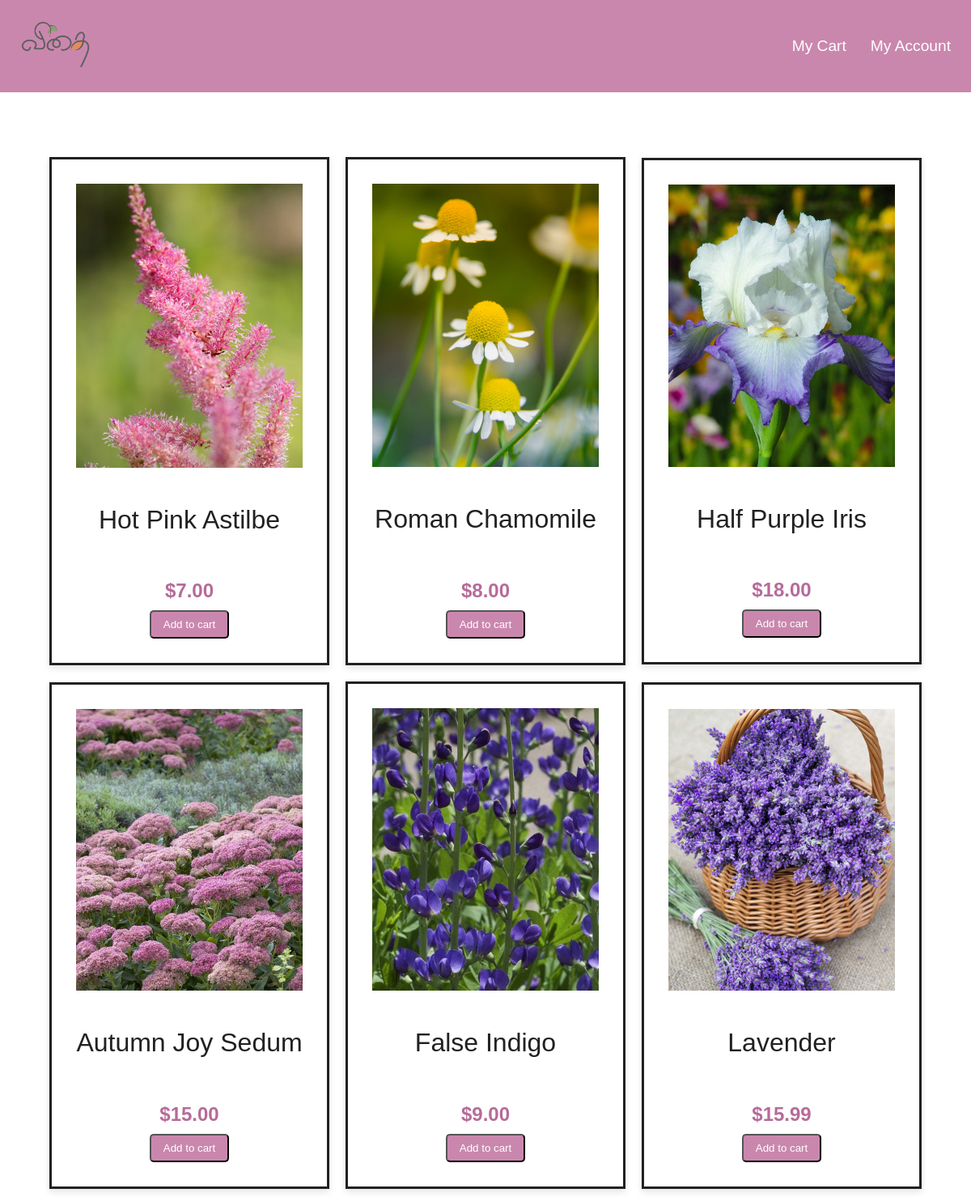
The app's page /perinnials/ with its own data.
### Home/models.py (models this page shows)
class PerinnialPlant(models.Model):
    picture = models.ImageField(upload_to='perinnial_plant_pics/')
    name = models.CharField(max_length=100)
    price = models.DecimalField(max_digits=10, decimal_places=2)

### Home/views.py (the view)
# urls.py: path('perinnials/', views.perinnials, name='perinnials'),
def perinnials(request):
    perinnial_plants = PerinnialPlant.objects.all()
    return render(request, 'perinnials.html', {'perinnial_plants': perinnial_plants})

### Home/templatetags/custom_filters.py (called while the page is built)
@register.filter
def multiply(value, arg):
    return value * arg

### templates/perinnials.html (shortened to what this page needs)
{% load static %}
{% load custom_filters %}
<!DOCTYPE html>
<html lang="en">
<head>
    <link rel="stylesheet" href="https://cdnjs.cloudflare.com/ajax/libs/animate.css/4.1.1/animate.min.css">
</head>
<body>
    <div class="alazea-main-menu">
        <div class="classy-nav-container breakpoint-off">
            <div class="container">
                <a href="{% url 'first' %}" class="nav-brand"><img src="{% static 'img/core-img/logo.png' %}" alt="" height="100" width="150"></a>
                <nav class="classy-navbar justify-content-between" id="alazeaNav">
                    <div class="classynav">
                        <ul>
                            <li><a href="#">My Cart</a></li>
                            <li><a href="#">My Account</a></li>
                        </ul>
                    </div>
                </nav>
            </div>
        </div>
    </div>
    <div class="plant-container">
        {% for plant in perinnial_plants %}
            <div class="plant-item">
                <div class="single-product-area mb-50 wow fadeInUp" data-wow-delay="{{ forloop.counter0|add:'1'|multiply:100 }}ms">
                    <div class="product-img">
                        <img src="{{ plant.picture.url }}" alt="{{ plant.name }}">
                    </div>
                    <div class="product-info mt-15 text-center">
                        <p>{{ plant.name }}</p>
                        <h6>${{ plant.price }}</h6>
                        <button class="add-to-cart-btn">Add to cart</button>
                    </div>
                </div>
            </div>
        {% endfor %}
    </div>
</body>
</html>

### templates/perinnials.html (style rules this page uses)
body { margin: 0; padding: 0; font-family: Arial, sans-serif; }
.plant-container { display: flex; flex-wrap: wrap; justify-content: center; align-items: center; margin-top: 70px; max-width: 1200px; margin-left: auto; margin-right: auto; }
.plant-item { width: calc(25% - 20px); margin: 10px; text-align: center; border: 3px solid #222121; padding: 30px; box-shadow: 0 4px 8px rgba(0, 0, 0, 0.1); transition: all 0.3s ease; overflow: hidden; }
.plant-item img { max-width: 100%; height: auto; margin-bottom: 10px; transition: transform 0.3s ease; }
.add-to-cart-btn { background-color: #ca87ae; color: #fff; padding: 8px 15px; border-radius: 5px; transition: background-color 0.3s ease, transform 0.3s ease; text-decoration: none; display: block; margin-top: 10px; margin-left: auto; margin-right: auto; transform: scale(1); }
.product-info p { font-size: 2em; margin-bottom: 5px; transition: color 0.3s ease; color: #222121; }
.product-info h6 { font-size: 1.5em; margin-bottom: 5px; color: #b66b99; }
.alazea-main-menu { padding: 10px; background-color: #ca87ae; }
.classy-nav-container .container { display: flex; justify-content: space-between; align-items: center; }
.nav-brand img { max-height: 90px; width: auto; }
.classy-navbar { display: flex; justify-content: center; align-items: center; }
.classynav ul { list-style-type: none; margin: 0; padding: 0; display: flex; justify-content: flex-end; align-items: center; }
.classynav ul li { margin: 0 15px; }
.classynav ul li a { text-decoration: none; color: #fff; font-size: larger; transition: color 0.3s ease; }

### records on screen
PerinnialPlant: picture (picture), name "Hot Pink Astilbe", price "7.00"
PerinnialPlant: picture (picture), name "Roman Chamomile", price "8.00"
PerinnialPlant: picture (picture), name "Half Purple Iris", price "18.00"
PerinnialPlant: picture (picture), name "Autumn Joy Sedum", price "15.00"
PerinnialPlant: picture (picture), name "False Indigo", price "9.00"
PerinnialPlant: picture (picture), name "Lavender", price "15.99"
